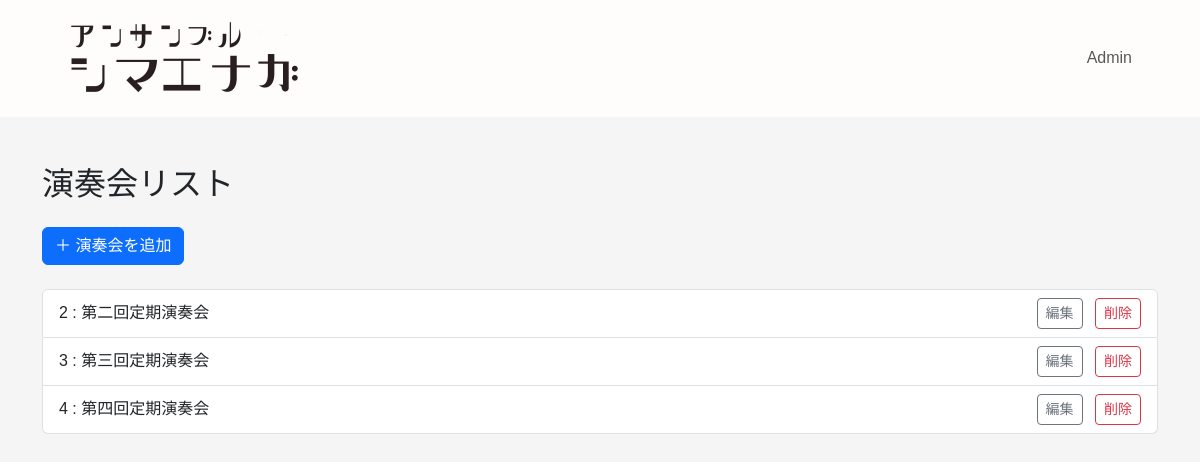
The app's page /admin/concert (signed in) with its own data.
### app/models/models.py (models this page shows)
class Concert(db.Model):
    __tablename__ = "concerts"
    id = db.Column(db.Integer, primary_key=True, autoincrement=True)
    title = db.Column(db.String(64), nullable=False)
    text = db.Column(db.Text)
    top = db.Column(db.Boolean, default=False)
    end = db.Column(db.Boolean, default=False)
    date = db.Column(db.Date, default=date.today, nullable=False)
    url = db.Column(db.String(32), unique=True, nullable=False)
    images = db.relationship("ConcertImage", backref="concert", cascade="all, delete-orphan")
    view_count = db.Column(db.Integer, default=0, nullable=False)

### app/routes/routes.py (the view)
@main_bp.route("/admin/concert")
@login_required
def concert_list():
    concerts = Concert.query.all()
    return render_template("concert_list.html", concerts=concerts)

### app/templates/concert_list.html (shortened to what this page needs)
{% extends "layout_admin.html" %}
{% block content %}
<div class="container py-5">
    <h1 class="fs-2 mb-4">演奏会リスト</h1>
    <a href="{{ url_for('main.create_concert') }}" class="btn btn-primary mb-4">＋ 演奏会を追加</a>
    {% if concerts %}
    <ul class="list-group">
        {% for concert in concerts %}
        <li class="list-group-item d-flex justify-content-between align-items-center">
            <span>
                <strong>{{ concert.id }}</strong> : {{ concert.title }}
            </span>
            {% if current_user.id == "taiyo" %}
            <span>
                <a href="{{ url_for('main.edit_concert', id=concert.id) }}" class="btn btn-sm btn-outline-secondary me-2">編集</a>
                <a href="{{ url_for('main.delete_concert', id=concert.id) }}" class="btn btn-sm btn-outline-danger">削除</a>
            </span>
            {% endif %}
        </li>
        {% endfor %}
    </ul>
    {% else %}
        <p>演奏会の投稿はまだありません。</p>
    {% endif %}
</div>
{% endblock %}

### app/static/css/layout.css (style rules this page uses)
html { height: 100%; }
body { background-color: #d0e7e1; font-family: "游ゴシック体", YuGothic, "游ゴシック Medium", "Yu Gothic Medium","游ゴシック", "Yu Gothic", sans-serif; line-height: 1.8; display: flex; flex-direction: column; height: 100%; }
* { box-sizing: border-box; }
ul { list-style: none; padding: 0; }
a { text-decoration: none !important; }

### records on screen
Concert: id "2", title "第二回定期演奏会"
Concert: id "3", title "第三回定期演奏会"
Concert: id "4", title "第四回定期演奏会"
